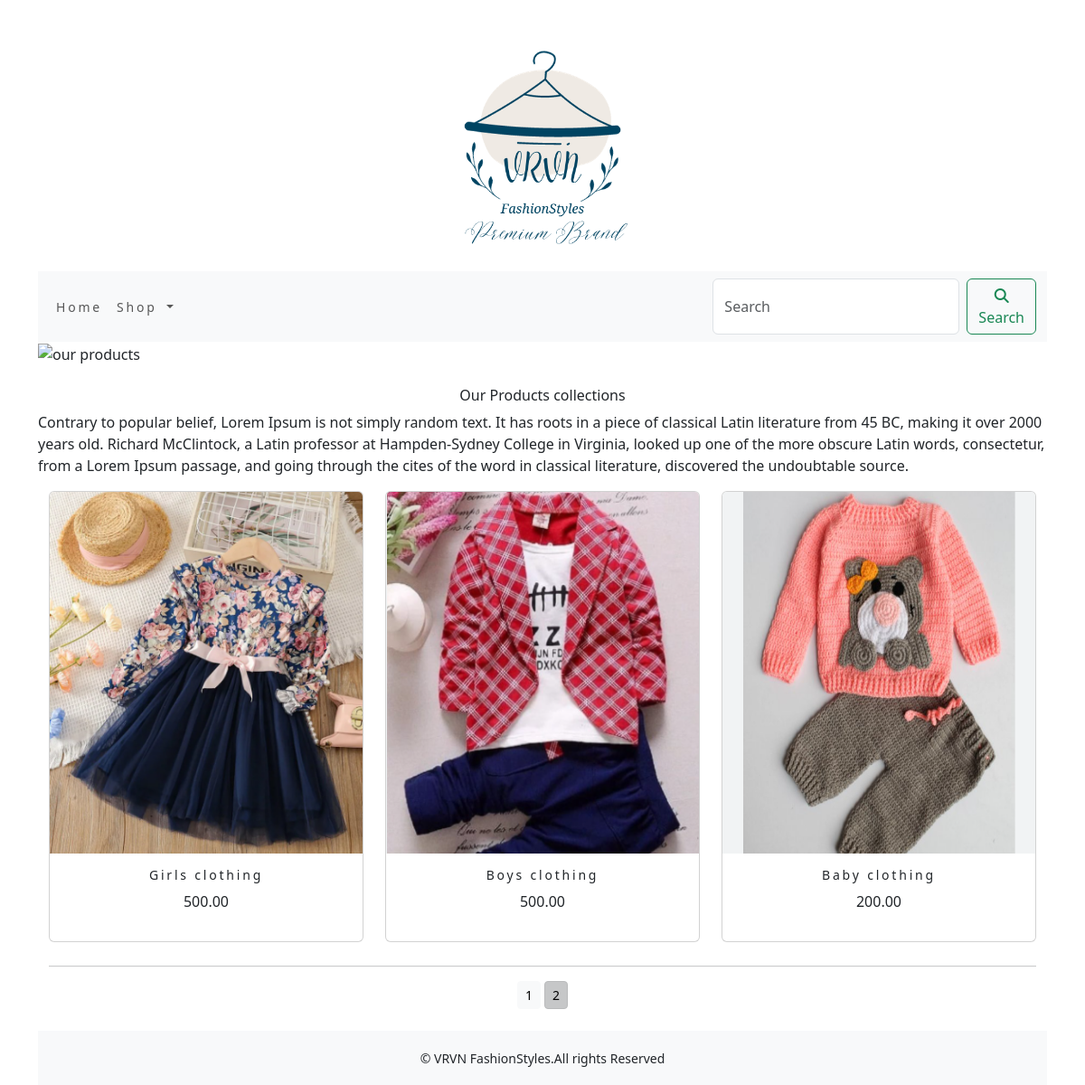
Screenshot of /shop/?page=2 with the database file from the repository.
### shop/models.py (models this page shows, shortened)
class Product(models.Model):
    name=models.CharField(max_length=250,unique=True)
    slug = models.SlugField(max_length=250, unique=True)
    description=models.TextField(blank=True)
    price=models.DecimalField(max_digits=1000,decimal_places=2)
    category=models.ForeignKey(Category,on_delete=models.CASCADE)
    image=models.ImageField(upload_to='product',blank=True)
    stock=models.IntegerField()
    available=models.BooleanField(default=True)
    created=models.DateTimeField(auto_now_add=True)
    updated=models.DateTimeField(auto_now=True)
    class meta:
        ordering = ('name',)
        verbose_name = 'product'
        verbose_name_plural = 'products'
    def get_url(self):
        return reverse('shop:prodCatdetail',args=[self.category.slug,self.slug])

### shop/views.py (the view)
# urls.py: path('',views.allProdCat,name='allProdCat'),
def allProdCat(request,c_slug=None):
    c_page=None
    products_list=None
    if c_slug!=None:
        c_page=get_object_or_404(Category,slug=c_slug)
        products_list=Product.objects.all().filter(category=c_page,available=True)
    else:
        products_list=Product.objects.all().filter(available=True)
    paginator=Paginator(products_list,6)
    try:
        page=int(request.GET.get('page','1'))
    except:
        page=1
    try:
        products=paginator.page(page)
    except(EmptyPage,InvalidPage):
        products=paginator.page(paginator.num_pages)
    return render(request,"category.html",{'category':c_page,'products':products})

### cart/context_processors.py (called while the page is built)
def counter(request):
    item_count=0
    if 'admin' in request.path:
        return {}
    else:
        try:
            cart=Cart.objects.filter(cart_id=_cart_id(request))
            car_item=CartItem.objects.all().filter(cart=cart[:1])
            for cart_item in car_item:
                item_count += cart_item.quantity
        except Cart.DoesNotExist:
            item_count=0
    return  dict(item_count=item_count)

### cart/views.py (called while the page is built)
def _cart_id(request):
    cart=request.session.session_key
    if not cart:
        cart=request.session.create()
    return cart

### shop/context_processors.py (called while the page is built)
def menu_links(request):
    links=Category.objects.all()
    return dict(links=links)

### shop/models.py (called while the page is built)
    def get_url(self):
        return reverse('shop:products_by_category',args=[self.slug])

### template/category.html (shortened to what this page needs)
{% extends 'base.html' %}
{% load static %}
{% block content %}
<div class="mx_auto">
    {% if category %}
        <img class="my_image" src="{{category.image.url}}" alt="{{category.name}}">
</div>
    <br>
<div>
        <h1 class="text-center my_title">{{category.name}}</h1>
        <p class="text-justify">{{category.description}}</p>
</div>
    {% else %}
<div>
    <img src="{% static 'img/banner.png' %}" alt="our products" width="1400" height="500">
</div>
<br>
<div>
    <h1 class="text-center my_title">Our Products collections</h1>
    <p class="text_justify">Contrary to popular belief, Lorem Ipsum is not simply random text. It has roots in a piece of classical Latin literature from 45 BC, making it over 2000 years old. Richard McClintock, a Latin professor at Hampden-Sydney College in Virginia, looked up one of the more obscure Latin words, consectetur, from a Lorem Ipsum passage, and going through the cites of the word in classical literature, discovered the undoubtable source.</p>
</div>
    {% endif %}
<div class="container">
    <div class="row mx_auto">
        {% for product in products.object_list %}
        <div class="my_bottom_margin col-9 col-sm-12 col-md-4 col-md-12 col-lg-4">
            <div class="card text-center" style="min-width:18rem;">
                <a href="{{product.get_url}}"><img class="card-img-top" src="{{product.image.url}}" alt="{{ product.name }}" width="400" height="400"></a>
            <div class="card-body">
                <h4>{{product.name}}</h4>
                <p>{{product.price}}</p>
            </div>
            </div>
        </div>
        {% endfor %}
    </div>
    <div class="mx-auto">
        {% if products.paginator.num_pages > 1 %}
        <hr>
        <div class="text-center">
            {% for pg in products.paginator.page_range %}
                <a href="?page={{pg}}" class="btn btn-light btn-sm {% if products.number == pg %} active {% endif %}"}>{{pg}}</a>
            {% endfor %}
        </div>
        {% endif %}
    </div>
    <br>
</div>
{% endblock %}

### static/css/custom.css (style rules this page uses)
.my_title { font-size:16px; text_transform:uppercase; letter spacing:.2em; }
.my_bottom_margin { margin-bottom: 10px; }
.card-body h4 { font-size:14px; text_transform:uppercase; letter-spacing:.2em }

### rows the page displays
Product: image (picture), name "Girls clothing", price "500.00"
Product: image (picture), name "Boys clothing", price "500.00"
Product: image (picture), name "Baby clothing", price "200.00"

### other values shown
{{ pg }} "1" "2"
